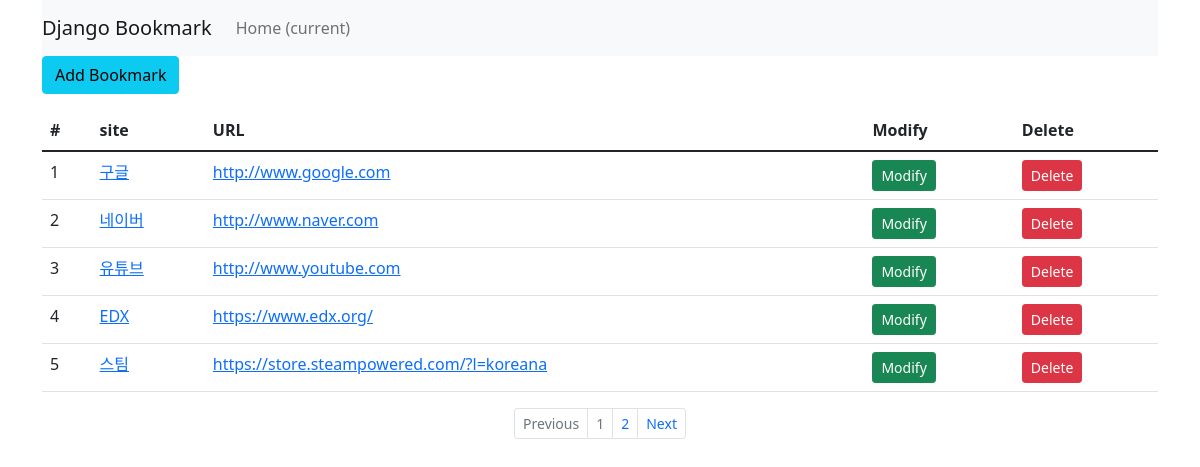
Screenshot of /bookmark/ with the database file from the repository.
### bookmark/models.py (models this page shows, shortened)
class Bookmark(models.Model): # 해당 자료를 데이터베이스에 저장할 수 있도록 모델 생성
    site_name = models.CharField(max_length=100) # 필드
    url = models.URLField('Site URL')

### bookmark/views.py (the view)
# urls.py: path('', BookmarkListView.as_view(), name='list'),
class BookmarkListView(ListView):
        model = Bookmark
        paginate_by = 5 # 북마크 기능, 한페이지의 출력값을 결정

### bookmark/templates/bookmark/bookmark_list.html (shortened to what this page needs)
{% extends 'base.html' %}
{% block content %}
    <div class="btn-group">
        <a href="{% url 'add' %}" class="btn btn-info">Add Bookmark</a>
    </div>
    <table class="table">
        <thead>
            <tr>
                <th scope="col">#</th>
                <th scope="col">site</th>
                <th scope="col">URL</th>
                <th scope="col">Modify</th>
                <th scope="col">Delete</th>
            </tr>
        </thead>
        <tbody>
            {% for bookmark in object_list %}
                <tr>
                    <td>{{forloop.counter}}</td>
                    <td><a href="{% url 'detail' pk=bookmark.id %}">{{bookmark.site_name}}</a></td>
                    <td><a href="{{bookmark.url}}" target="_blank">{{bookmark.url}}</a></td>
                    <td><a href="#" class="btn btn-success btn-sm">Modify</a></td>
                    <td><a href="#" class="btn btn-danger btn-sm">Delete</a></td>
                </tr>
            {% endfor %}
        </tbody>
    </table>
{% endblock %}
{% block pagination %}
    {% if is_paginated %}
        <ul class="pagination justify-content-center pagination-sm">
            {% if page_obj.has_previous %}
                <li class="page-item">
                    <a class="page-link" href="{% url 'list' %}?page={{ page_obj.previous_page_number }}" tabindex="-1">Previous</a>
                </li>
            {% else %}
                <li class="page-item disabled">
                    <a class="page-link" href="#" tabindex="-1">Previous</a>
                </li>
            {% endif %}
            {% for object in page_obj.paginator.page_range %}
                <li class="page-item
                    {% if page_obj.number == forloop.counter %}
                        disabled
                    {% endif %}">
                    <a class="page-link" href="{{ request.path }}?page={{ forloop.counter }}">{{ forloop.counter }}</a>
                </li>
            {% endfor %}
            {% if page_obj.has_next %}
                <li class="page-item">
                    <a class="page-link" href="{% url 'list' %}?page={{ page_obj.next_page_number }}">Next</a>
                </li>
            {% else %}
                 <li class="page-item disabled">
                    <a class="page-link" href="#">Next</a>
                </li>
            {% endif %}
        </ul>
    {% endif %}
{% endblock %}

### templates/base.html (shortened to what this page needs)
<!DOCTYPE html>
<html lang="en">
<head>
    {% load static %}
    <link rel="stylesheet" href="{% static 'style.css' %}">
    <link href="https://cdn.jsdelivr.net/npm/bootstrap@5.1.3/dist/css/bootstrap.min.css" rel="stylesheet">
</head>
<body>
    <div class="container">
        <nav class="navbar navbar-expand-lg navbar-light bg-light">
            <a class="navbar-brand" href="#">Django Bookmark</a>
            <div class="collapse navbar-collapse" id="navbarSupportedContent">
                <ul class="navbar-nav mr-auto">
                    <li class="nav-item active">
                        <a class="nav-link" href="#">Home <span class="sr-only">(current)</span></a>
                    </li>
                </ul>
            </div>
        </nav>
        <div class="row">
            <div class="col">
                {% block content %}{% endblock %}
                {% block pagination %}{% endblock %}
            </div>
        </div>
    </div>
</body>
</html>

### static/style.css (style rules this page uses)
body { width : 100% }

### rows the page displays
Bookmark: site_name "구글", url "http://www.google.com"
Bookmark: site_name "네이버", url "http://www.naver.com"
Bookmark: site_name "유튜브", url "http://www.youtube.com"
Bookmark: site_name "EDX", url "https://www.edx.org/"
Bookmark: site_name "스팀", url "https://store.steampowered.com/?l=koreana"
